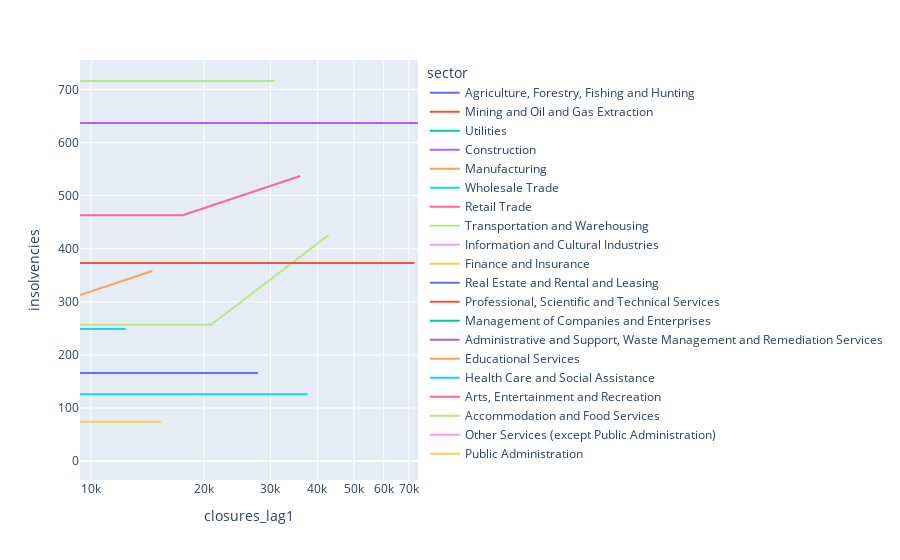

Here is the notebook cell this chart was saved with:
### Code cell
fig1 = px.line(
    final_df,
    x="closures_lag1",
    y="insolvencies",
    color="sector",
    log_x=True
)
fig1.show()

### Figure 1 — Plotly figure (JSON) as saved in the notebook; plotly's stock layout.template omitted (floating-point values rounded to 4 significant figures)
{"data": [{"hovertemplate": "sector=Agriculture, Forestry, Fishing and Hunting<br>closures_lag1=%{x}<br>insolvencies=%{y}<extra></extra>", "legendgroup": "Agriculture, Forestry, Fishing and Hunting", "line": {"color": "#636efa", "dash": "solid"}, "mode": "lines", "name": "Agriculture, Forestry, Fishing and Hunting", "orientation": "v", "showlegend": true, "type": "scatter", "x": [0, 0, 0], "xaxis": "x", "y": [62, 63, 74], "yaxis": "y"}, {"hovertemplate": "sector=Mining and Oil and Gas Extraction<br>closures_lag1=%{x}<br>insolvencies=%{y}<extra></extra>", "legendgroup": "Mining and Oil and Gas Extraction", "line": {"color": "#EF553B", "dash": "solid"}, "mode": "lines", "name": "Mining and Oil and Gas Extraction", "orientation": "v", "showlegend": true, "type": "scatter", "x": [0, 0, 0], "xaxis": "x", "y": [23, 24, 16], "yaxis": "y"}, {"hovertemplate": "sector=Utilities<br>closures_lag1=%{x}<br>insolvencies=%{y}<extra></extra>", "legendgroup": "Utilities", "line": {"color": "#00cc96", "dash": "solid"}, "mode": "lines", "name": "Utilities", "orientation": "v", "showlegend": true, "type": "scatter", "x": [0, 0, 0], "xaxis": "x", "y": [4, 7, 9], "yaxis": "y"}, {"hovertemplate": "sector=Construction<br>closures_lag1=%{x}<br>insolvencies=%{y}<extra></extra>", "legendgroup": "Construction", "line": {"color": "#ab63fa", "dash": "solid"}, "mode": "lines", "name": "Construction", "orientation": "v", "showlegend": true, "type": "scatter", "x": [0, 0, 74018], "xaxis": "x", "y": [358, 500, 637], "yaxis": "y"}, {"hovertemplate": "sector=Manufacturing<br>closures_lag1=%{x}<br>insolvencies=%{y}<extra></extra>", "legendgroup": "Manufacturing", "line": {"color": "#FFA15A", "dash": "solid"}, "mode": "lines", "name": "Manufacturing", "orientation": "v", "showlegend": true, "type": "scatter", "x": [0, 9353.0, 14560.0], "xaxis": "x", "y": [199, 313, 358], "yaxis": "y"}, {"hovertemplate": "sector=Wholesale Trade<br>closures_lag1=%{x}<br>insolvencies=%{y}<extra></extra>", "legendgroup": "Wholesale Trade", "line": {"color": "#19d3f3", "dash": "solid"}, "mode": "lines", "name": "Wholesale Trade", "orientation": "v", "showlegend": true, "type": "scatter", "x": [0, 0, 12368], "xaxis": "x", "y": [122, 187, 249], "yaxis": "y"}, {"hovertemplate": "sector=Retail Trade<br>closures_lag1=%{x}<br>insolvencies=%{y}<extra></extra>", "legendgroup": "Retail Trade", "line": {"color": "#FF6692", "dash": "solid"}, "mode": "lines", "name": "Retail Trade", "orientation": "v", "showlegend": true, "type": "scatter", "x": [0, 17540.0, 35990.0], "xaxis": "x", "y": [318, 463, 537], "yaxis": "y"}, {"hovertemplate": "sector=Transportation and Warehousing<br>closures_lag1=%{x}<br>insolvencies=%{y}<extra></extra>", "legendgroup": "Transportation and Warehousing", "line": {"color": "#B6E880", "dash": "solid"}, "mode": "lines", "name": "Transportation and Warehousing", "orientation": "v", "showlegend": true, "type": "scatter", "x": [0, 20850.0, 42840.0], "xaxis": "x", "y": [224, 257, 426], "yaxis": "y"}, {"hovertemplate": "sector=Information and Cultural Industries<br>closures_lag1=%{x}<br>insolvencies=%{y}<extra></extra>", "legendgroup": "Information and Cultural Industries", "line": {"color": "#FF97FF", "dash": "solid"}, "mode": "lines", "name": "Information and Cultural Industries", "orientation": "v", "showlegend": true, "type": "scatter", "x": [0, 0, 0], "xaxis": "x", "y": [44, 88, 112], "yaxis": "y"}, {"hovertemplate": "sector=Finance and Insurance<br>closures_lag1=%{x}<br>insolvencies=%{y}<extra></extra>", "legendgroup": "Finance and Insurance", "line": {"color": "#FECB52", "dash": "solid"}, "mode": "lines", "name": "Finance and Insurance", "orientation": "v", "showlegend": true, "type": "scatter", "x": [0, 0, 15352], "xaxis": "x", "y": [27, 53, 74], "yaxis": "y"}, {"hovertemplate": "sector=Real Estate and Rental and Leasing<br>closures_lag1=%{x}<br>insolvencies=%{y}<extra></extra>", "legendgroup": "Real Estate and Rental and Leasing", "line": {"color": "#636efa", "dash": "solid"}, "mode": "lines", "name": "Real Estate and Rental and Leasing", "orientation": "v", "showlegend": true, "type": "scatter", "x": [0, 0, 27813], "xaxis": "x", "y": [93, 110, 166], "yaxis": "y"}, {"hovertemplate": "sector=Professional, Scientific and Technical Services<br>closures_lag1=%{x}<br>insolvencies=%{y}<extra></extra>", "legendgroup": "Professional, Scientific and Technical Services", "line": {"color": "#EF553B", "dash": "solid"}, "mode": "lines", "name": "Professional, Scientific and Technical Services", "orientation": "v", "showlegend": true, "type": "scatter", "x": [0, 0, 72408], "xaxis": "x", "y": [177, 277, 373], "yaxis": "y"}, {"hovertemplate": "sector=Management of Companies and Enterprises<br>closures_lag1=%{x}<br>insolvencies=%{y}<extra></extra>", "legendgroup": "Management of Companies and Enterprises", "line": {"color": "#00cc96", "dash": "solid"}, "mode": "lines", "name": "Management of Companies and Enterprises", "orientation": "v", "showlegend": true, "type": "scatter", "x": [0, 0, 0], "xaxis": "x", "y": [70, 83, 126], "yaxis": "y"}, {"hovertemplate": "sector=Administrative and Support, Waste Management and Remediation Services<br>closures_lag1=%{x}<br>insolvencies=%{y}<extra></extra>", "legendgroup": "Administrative and Support, Waste Management and Remediation Services", "line": {"color": "#ab63fa", "dash": "solid"}, "mode": "lines", "name": "Administrative and Support, Waste Management and Remediation Services", "orientation": "v", "showlegend": true, "type": "scatter", "x": [0, 0, 0], "xaxis": "x", "y": [122, 174, 264], "yaxis": "y"}, {"hovertemplate": "sector=Educational Services<br>closures_lag1=%{x}<br>insolvencies=%{y}<extra></extra>", "legendgroup": "Educational Services", "line": {"color": "#FFA15A", "dash": "solid"}, "mode": "lines", "name": "Educational Services", "orientation": "v", "showlegend": true, "type": "scatter", "x": [0, 0, 0], "xaxis": "x", "y": [28, 42, 61], "yaxis": "y"}, {"hovertemplate": "sector=Health Care and Social Assistance<br>closures_lag1=%{x}<br>insolvencies=%{y}<extra></extra>", "legendgroup": "Health Care and Social Assistance", "line": {"color": "#19d3f3", "dash": "solid"}, "mode": "lines", "name": "Health Care and Social Assistance", "orientation": "v", "showlegend": true, "type": "scatter", "x": [0, 0, 37633], "xaxis": "x", "y": [67, 76, 126], "yaxis": "y"}, {"hovertemplate": "sector=Arts, Entertainment and Recreation<br>closures_lag1=%{x}<br>insolvencies=%{y}<extra></extra>", "legendgroup": "Arts, Entertainment and Recreation", "line": {"color": "#FF6692", "dash": "solid"}, "mode": "lines", "name": "Arts, Entertainment and Recreation", "orientation": "v", "showlegend": true, "type": "scatter", "x": [0, 0, 0], "xaxis": "x", "y": [73, 116, 108], "yaxis": "y"}, {"hovertemplate": "sector=Accommodation and Food Services<br>closures_lag1=%{x}<br>insolvencies=%{y}<extra></extra>", "legendgroup": "Accommodation and Food Services", "line": {"color": "#B6E880", "dash": "solid"}, "mode": "lines", "name": "Accommodation and Food Services", "orientation": "v", "showlegend": true, "type": "scatter", "x": [0, 0, 30790], "xaxis": "x", "y": [423, 584, 716], "yaxis": "y"}, {"hovertemplate": "sector=Other Services (except Public Administration)<br>closures_lag1=%{x}<br>insolvencies=%{y}<extra></extra>", "legendgroup": "Other Services (except Public Administration)", "line": {"color": "#FF97FF", "dash": "solid"}, "mode": "lines", "name": "Other Services (except Public Administration)", "orientation": "v", "showlegend": true, "type": "scatter", "x": [0, 0, 0], "xaxis": "x", "y": [179, 283, 320], "yaxis": "y"}, {"hovertemplate": "sector=Public Administration<br>closures_lag1=%{x}<br>insolvencies=%{y}<extra></extra>", "legendgroup": "Public Administration", "line": {"color": "#FECB52", "dash": "solid"}, "mode": "lines", "name": "Public Administration", "orientation": "v", "showlegend": true, "type": "scatter", "x": [0, 0, 0], "xaxis": "x", "y": [8, 4, 18], "yaxis": "y"}], "layout": {"legend": {"title": {"text": "sector"}, "tracegroupgap": 0}, "margin": {"t": 60}, "xaxis": {"anchor": "y", "domain": [0, 1], "title": {"text": "closures_lag1"}, "type": "log"}, "yaxis": {"anchor": "x", "domain": [0, 1], "title": {"text": "insolvencies"}}}}
